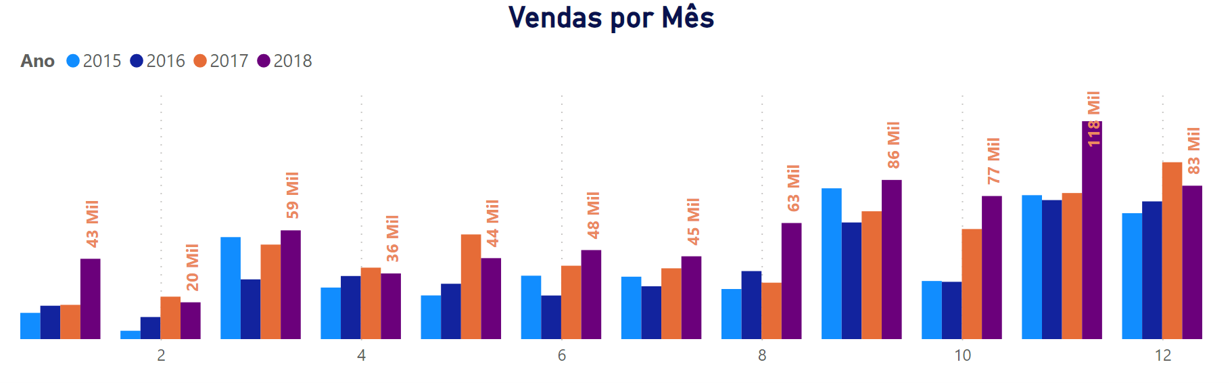
#> input picture img/Grafico02_Vendas_por_Mes.png, 1229 x 383 px, given in place of logo_miniatura.png, which was not available
$ python update_preview.py
#> lines starting #> are read from the running program, lines starting #| are printed output that depends on the picture; pictures that were not available may be replaced by others from this repository, and a replacement may not be noted
#!/usr/bin/env python3
"""
Script para criar uma miniatura preview.png idêntica ao dashboard real
Substitui o "DV" pelo logo_miniatura.png na posição correta
"""

import os
from PIL import Image, ImageDraw, ImageFont
import sys
import math

def create_dashboard_preview():
    """Cria uma miniatura idêntica ao dashboard com logo_miniatura.png"""

    # Caminhos dos arquivos
    dashboard_dir = os.path.join(os.path.dirname(os.path.dirname(__file__)), 'dashboard')
    logo_path = os.path.join(dashboard_dir, 'logo_miniatura.png')
    preview_path = os.path.join(dashboard_dir, 'preview.png')

    try:
        # Carrega o logo
        logo = Image.open(logo_path)
#> logo is the input picture: PIL image 1229x383 RGBA; mean R, G, B, A 226.3, 219.2, 232.4, 254.9
        print(f"Logo carregado: {logo.size}")
#| Logo carregado: (1229, 383)

        # Dimensões da miniatura (proporção do dashboard real)
        width, height = 1200, 675

        # Cores do dashboard
        bg_color = '#1a1a1a'  # Fundo principal
        card_color = '#2a2a2a'  # Cor dos cards
        text_primary = '#ffffff'  # Texto principal
        text_secondary = '#b0b0b0'  # Texto secundário
        accent_blue = '#4dabf5'  # Azul do dashboard
        accent_yellow = '#fbbf24'  # Amarelo
        accent_green = '#10b981'  # Verde
        accent_red = '#ef4444'  # Vermelho
        accent_orange = '#f97316'  # Laranja

        # Cria fundo
        background = Image.new('RGB', (width, height), color=bg_color)
#> background: PIL image 1200x675 RGB; every value is 26
        draw = ImageDraw.Draw(background)

        # Fontes
        try:
            font_large = ImageFont.truetype("arial.ttf", 36)
            font_medium = ImageFont.truetype("arial.ttf", 24)
            font_small = ImageFont.truetype("arial.ttf", 18)
            font_tiny = ImageFont.truetype("arial.ttf", 14)
            font_bold = ImageFont.truetype("arialbd.ttf", 28)
        except:
            font_large = ImageFont.load_default()
            font_medium = ImageFont.load_default()
            font_small = ImageFont.load_default()
            font_tiny = ImageFont.load_default()
            font_bold = ImageFont.load_default()

        # Logo no canto superior esquerdo (substituindo DV)
        logo_size = 60
        logo_resized = logo.resize((logo_size, logo_size), Image.Resampling.LANCZOS)
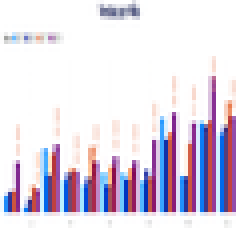
#> logo_resized: PIL image 60x60 RGBA (shown 4 times larger); mean R, G, B, A 225.9, 218.4, 231.6, 254.9; transparent parts drawn white
        logo_x, logo_y = 30, 30

        if logo_resized.mode == 'RGBA':
            background.paste(logo_resized, (logo_x, logo_y), logo_resized)
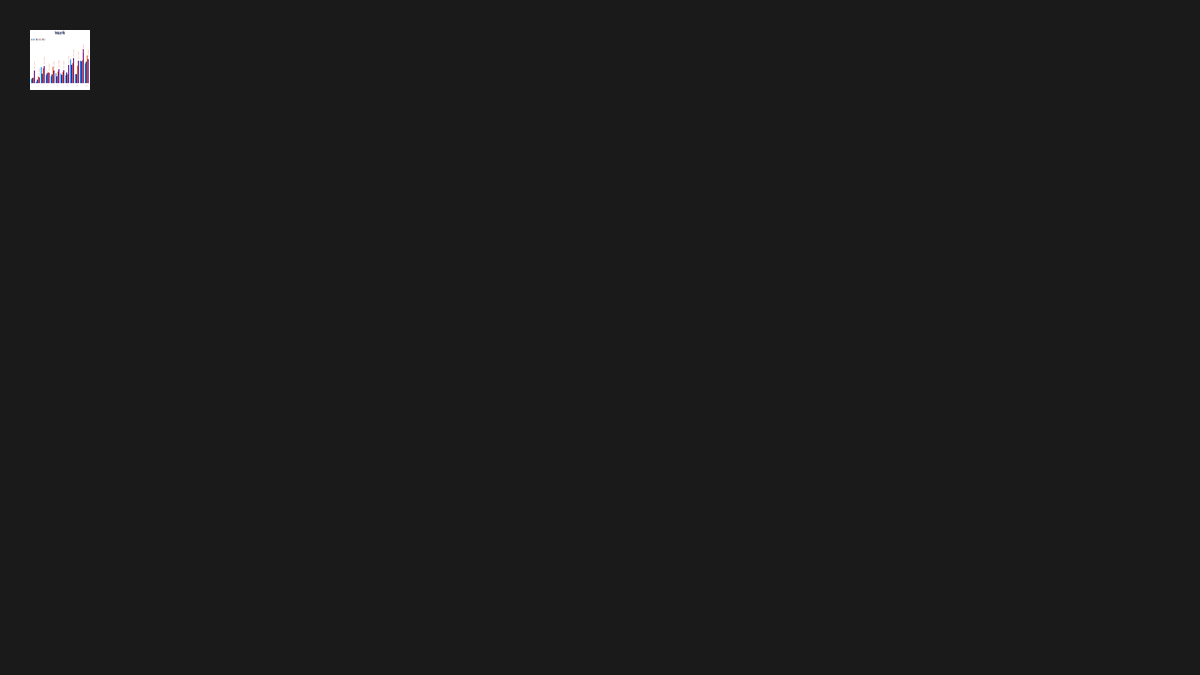
#> background: PIL image 1200x675 RGB; mean R, G, B 26.9, 26.9, 26.9
        else:
            background.paste(logo_resized, (logo_x, logo_y))

        # Título principal
        title_x = logo_x + logo_size + 20
        draw.text((title_x, 35), "Dashboard de Vendas", fill=text_primary, font=font_large)
        draw.text((title_x, 75), "Clique para abrir o dashboard interativo", fill=text_secondary, font=font_small)

        # Métricas superiores (linha horizontal)
        metrics_y = 130
        metric_width = 280
        metric_spacing = 300

        metrics = [
            ("Total de Vendas", "R$ 2,4M", accent_blue),
            ("Pedidos", "18.254", accent_blue),
            ("Ticket Médio", "R$ 132,10", accent_blue)
        ]

        for i, (label, value, color) in enumerate(metrics):
            x = 50 + (i * metric_spacing)
            # Card de fundo
            draw.rectangle([x-10, metrics_y-10, x+metric_width-10, metrics_y+60], fill=card_color, outline='#3a3a3a')
            # Texto
            draw.text((x, metrics_y), label, fill=text_secondary, font=font_tiny)
            draw.text((x, metrics_y+25), value, fill=color, font=font_medium)

        # Cards de KPIs (segunda linha)
        kpi_y = 230
        kpi_width = 250
        kpi_spacing = 280

        kpis = [
            ("Clientes únicos", "8.432", accent_blue),
            ("Itens/pedido", "2,4", accent_yellow),
            ("Crescimento", "+7,8%", accent_green)
        ]

        for i, (label, value, color) in enumerate(kpis):
            x = 50 + (i * kpi_spacing)
            # Card de fundo
            draw.rectangle([x-10, kpi_y-10, x+kpi_width-10, kpi_y+80], fill=card_color, outline='#3a3a3a')
            # Texto
            draw.text((x, kpi_y), label, fill=text_secondary, font=font_tiny)
            draw.text((x, kpi_y+30), value, fill=color, font=font_bold)

        # Definir área inferior para centralização dos gráficos
        bottom_area_start = 300  # Início da área inferior
        bottom_area_height = 280  # Altura da área inferior
        bottom_center_y = bottom_area_start + (bottom_area_height // 2)

        # Margem padrão das bordas
        margin = 50

        # Gráfico de barras expandido (lado esquerdo) - MAIOR E CENTRALIZADO
        chart_x = margin
        bar_width = 40
        bar_spacing = 50
        max_bar_height = 200
        chart_y = bottom_center_y - (max_bar_height // 2)  # Centralizado verticalmente

        bar_heights = [120, 160, 140, 180, 150, 170, 130, 190]  # Alturas maiores
        bar_colors = [accent_blue, accent_blue, accent_green, accent_blue, accent_yellow, accent_blue, accent_orange, accent_blue]

        for i, (height, color) in enumerate(zip(bar_heights, bar_colors)):
            x = chart_x + i * bar_spacing
            y = chart_y + max_bar_height - height
            draw.rectangle([x, y, x + bar_width, chart_y + max_bar_height], fill=color)

        # Gráfico de pizza (lado direito) - CENTRALIZADO E SIMÉTRICO
        pie_radius = 140
        pie_center_x = width - margin - pie_radius  # Mesma distância da borda direita
        pie_center_y = bottom_center_y  # Centralizado verticalmente

        # Desenha círculo base
        pie_bbox = [pie_center_x - pie_radius, pie_center_y - pie_radius,
                    pie_center_x + pie_radius, pie_center_y + pie_radius]

        # Cores das fatias
        pie_colors = [accent_orange, accent_green, accent_blue, accent_yellow]
        angles = [0, 90, 180, 270, 360]

        # Desenhar fatias da pizza
        for i, color in enumerate(pie_colors):
            start_angle = angles[i]
            end_angle = angles[i + 1]
            draw.pieslice(pie_bbox, start_angle, end_angle, fill=color)

        # Adicionar indicadores de performance no canto inferior esquerdo
        perf_x = 50
        perf_y = 540

        # Indicador 1: Seta para cima (crescimento)
        arrow_points = [(perf_x, perf_y + 20), (perf_x + 10, perf_y), (perf_x + 20, perf_y + 20), (perf_x + 15, perf_y + 20), (perf_x + 15, perf_y + 30), (perf_x + 5, perf_y + 30), (perf_x + 5, perf_y + 20)]
        draw.polygon(arrow_points, fill=accent_green)

        # Texto do indicador
        draw.text((perf_x + 30, perf_y + 10), "Vendas ↗", fill=text_secondary, font=font_small)

        # Removido o texto do rodapé para limpar a visualização

        # Botão "Abrir Dashboard" (canto inferior direito)
        button_x = width - 250
        button_y = height - 80
        button_width = 200
        button_height = 40

        # Fundo do botão
        draw.rectangle([button_x, button_y, button_x + button_width, button_y + button_height],
                      fill=accent_blue, outline=accent_blue)

        # Texto do botão
        button_text = "Abrir Dashboard"
        text_bbox = draw.textbbox((0, 0), button_text, font=font_small)
#> text_bbox = (0, 3, 147, 17)
        text_width = text_bbox[2] - text_bbox[0]
#> text_width = 147
        text_height = text_bbox[3] - text_bbox[1]
#> text_height = 14
        text_x = button_x + (button_width - text_width) // 2
#> text_x = 976
        text_y = button_y + (button_height - text_height) // 2
#> text_y = 123
        draw.text((text_x, text_y), button_text, fill='#ffffff', font=font_small)

        # Salva a imagem
        background.save(preview_path, 'PNG', optimize=True)
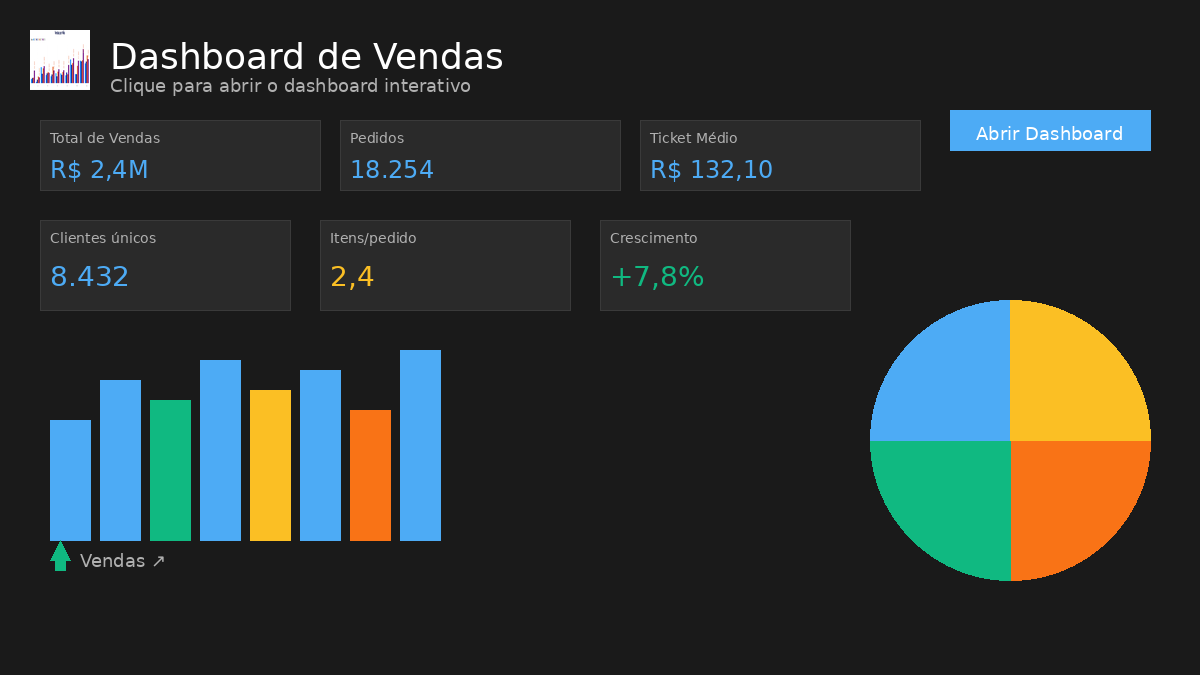
#> saved as preview.png: PIL image 1200x675 RGB; mean R, G, B 46.3, 52.7, 50
        print(f"Nova miniatura salva em: {preview_path}")
        print(f"Dimensões: {background.size}")
#| Dimensões: (1200, 675)

        return True

    except Exception as e:
        print(f"Erro ao criar miniatura: {e}")
        return False

if __name__ == "__main__":
    success = create_dashboard_preview()
    if success:
        print("✅ Miniatura atualizada com sucesso!")
        sys.exit(0)
#> (the program exits here)

$ run again, on img/Grafico1_Vendas_por_Ano.png
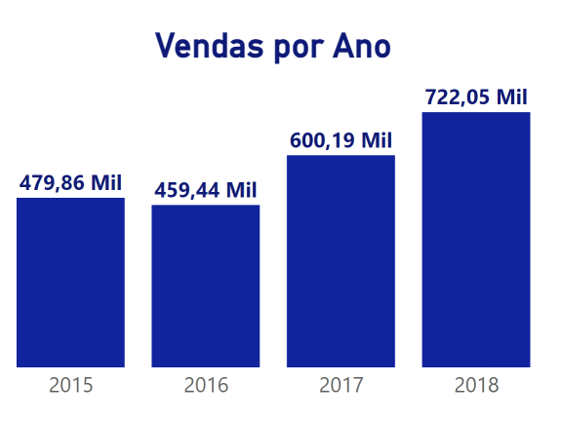
#> input picture img/Grafico1_Vendas_por_Ano.png, 561 x 423 px, given in place of logo_miniatura.png, which was not available
#> in create_dashboard_preview, logo is the input picture: PIL image 561x423 RGBA; mean R, G, B, A 158, 164.5, 211.2, 249.7
#| Logo carregado: (561, 423)
#> in create_dashboard_preview, `logo_resized = logo.resize((logo_size, logo_size), Image.Resampling.LA..`:
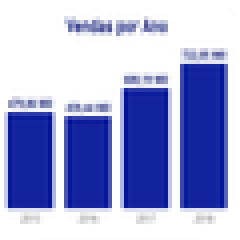
#> logo_resized: PIL image 60x60 RGBA (shown 4 times larger); mean R, G, B, A 160, 166.5, 213.6, 249.9; transparent parts drawn white
#> text_bbox = (0, 3, 147, 17)
#> text_width = 147
#> text_height = 14
#> text_x = 976
#> text_y = 123
#| Dimensões: (1200, 675)
